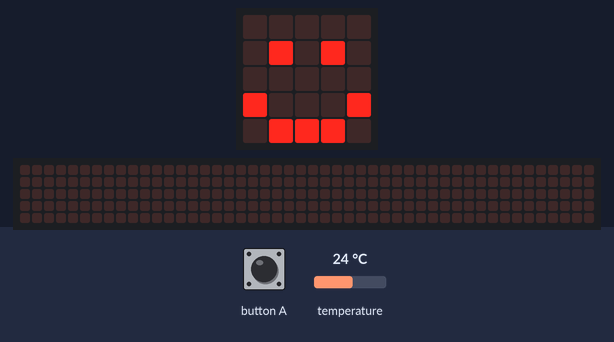
Bench run of a program on a simulated BBC micro:bit (MakeCode). Parts: the board's 5×5 LED display, a strip that is not on the board, showing the scrolling text unrolled. The inputs (shaded band) are chosen by the test bench; at power-on: temperature 24 °C. The 48×5 strip is a reading aid, not a part: it shows the text the display is scrolling, unrolled, one strip-width of it at a time.

Above: at 1.8 s.
1.9 s: button A pressed for 0.15 s
At 5.57 s:
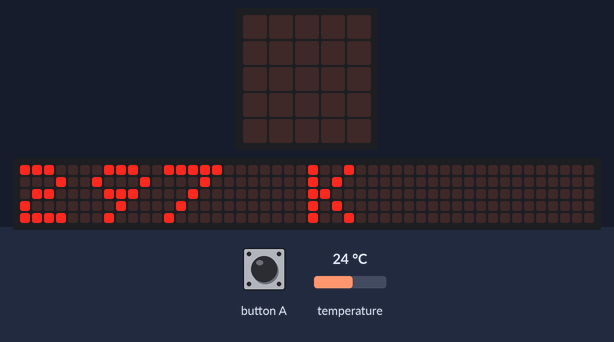
At 8.3 s:
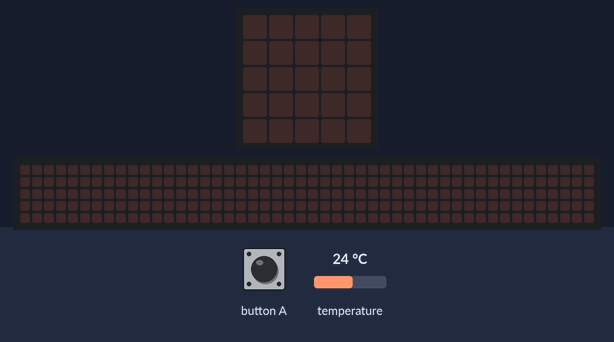
Timing chart, 0 to 8.6 s (numbered marks = the images above; inputs shaded):
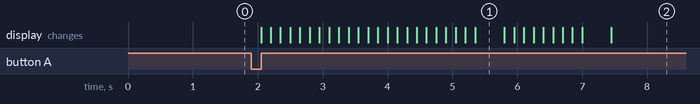

The program:

main.ts
```typescript
// (licence header left out)
// variable for temperature
let tempC: number
let tempK: number

basic.clearScreen()
basic.showIcon(IconNames.Happy)

input.onButtonPressed(Button.A, function () {
    // get temperature in Celsius
    tempC = input.temperature()

    // convert to Kelvin
    tempK = tempC + 273.15
    tempK = Math.round(tempK)

    // output answer
    basic.clearScreen()
    basic.showString(tempK + " K")
})
```

Measured:
- after the input at 1.9 s, the display: changes after 0.15 s (image 1)
- what the display in image 1 shows lasts 0.4 s, from 5.4 s to 5.8 s
